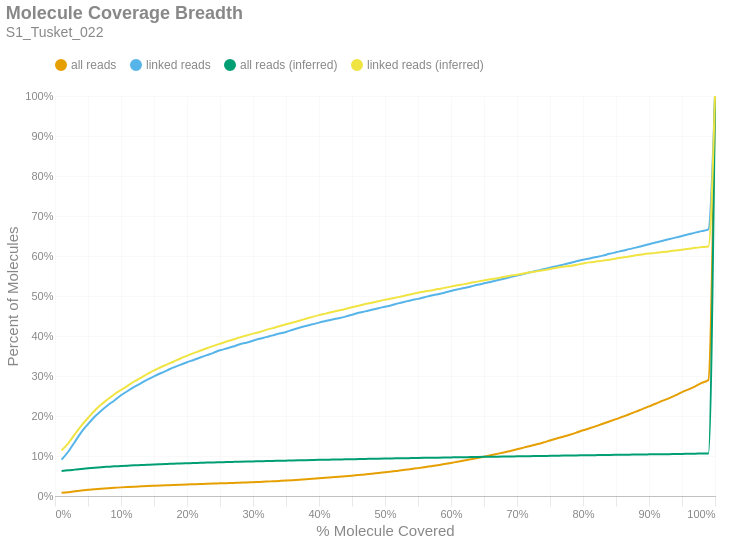

Here is the notebook cell this chart was saved with:
### Markdown cell above
### Molecule Read Coverage
This chart shows molecule coverage breadth as computed by the number of bases aligned to that molecule. In other words, "*how much of each unique long molecule is actually sequenced/aligned?*" Keep in mind there is a distinction between sequences and alignments, since some sequences belonging to a particular molecule may not align well and wouldn't appear in the alignment data. This chart also shows molecule coverage breadth as computed by the *inferred fragment* from which the aligned sequences originate. Unlike read coverage, this calculation takes into account the total insert size, including unsequenced gaps between the forward and reverse reads. Like the previous figures, these are cumulative percents.

### Code cell
if SKIPLR:
    print_html(f"Skipped")
else:
    binned_df = consolidated_hist(valids['coverage_bp'], mask, 0.01, True)
    binned_df_inf = consolidated_hist(valids['coverage_inserts'], mask, 0.01, True)
    binned_df = binned_df.with_columns(pl.lit(binned_df_inf['all reads (cumsum)']).alias('all reads (inferred)'))
    binned_df = binned_df.with_columns(pl.lit(binned_df_inf['linked reads (cumsum)']).alias('linked reads (inferred)'))
    binned_df = binned_df.with_columns(
        (pl.col('bin').cast(pl.Float64) + 0.01).alias('right_edge')
    )

    with SafeRender(binned_df):
        (
            density_plot(binned_df, 'Molecule Coverage Breadth', samplename, 'molcov', ['all reads (inferred)','linked reads (inferred)'])
            .encode(
                #x=alt.X('bin:Q', title="% Molecule Covered").axis(format = '%').scale(padding=0),
                x=alt.X('right_edge:Q', title="% Molecule Covered").axis(format='%').scale(padding=0),
                y=alt.Y('value:Q', title='Percent of Molecules')
                    .axis(format='%')
                    .stack(False)
                    .scale(domainMin=0, padding=0),
                color=alt.Color("key:N").scale(domain = ["all reads", "linked reads", "all reads (inferred)", "linked reads (inferred)"]),
                tooltip = [
                    alt.Tooltip("key:N", title = "Data Type"),
                    alt.Tooltip("range_label:N", title="% Molecule Covered"),
                    alt.Tooltip("value:Q", format = ".2%", title="% Molecules")
                ]
            )
        ).display()

### Figure 1 — Vega-Lite specification as saved in the notebook (floating-point values rounded to 4 significant figures)
{"width": "container", "height": 400, "config": {"title": {"anchor": "start", "dy": -15, "fontSize": 18, "color": "#888888", "subtitleColor": "#888888", "subtitleFontSize": 14}, "arc": {"fill": "#0072B2"}, "axis": {"domainColor": "#888888", "domainWidth": 0.5, "gridWidth": 0.2, "grid": false, "titleFontWeight": 400, "titleFontSize": 15, "labelFontSize": 11, "labelColor": "#888888", "tickColor": "#888888", "tickWidth": 0.2, "titleColor": "#888888"}, "axisBand": {"grid": false}, "axisX": {"grid": true, "tickSize": 10, "domainCap": "round"}, "axisY": {"domain": false, "grid": true, "tickSize": 0, "domainCap": "round"}, "background": "transparent", "header": {"labelFontSize": 15, "labelColor": "#888888", "titleFontSize": 15, "titleFontWeight": 600, "titleColor": "#888888"}, "legend": {"labelFont": "sans-serif", "labelFontSize": 12, "labelColor": "#888888", "symbolSize": 100, "symbolType": "circle", "titleFontSize": 12, "titlePadding": 10, "titleColor": "#888888", "title": null, "orient": "top"}, "range": {"category": ["#E69F00", "#56B4E9", "#009E73", "#F0E442", "#0072B2", "#D55E00", "#CC79A7", "#000000"], "diverging": ["#cfe8f3", "#a2d4ec", "#73bfe2", "#46abdb", "#1696d2", "#12719e"]}, "area": {"fill": "#0072B2", "fillOpacity": 0.7, "line": true, "strokeOpacity": 0.7}, "line": {"color": "#0072B2", "stroke": "#0072B2", "strokeWidth": 2}, "trail": {"color": "#0072B2", "stroke": "#0072B2", "strokeWidth": 0, "size": 1}, "point": {"filled": true, "fillOpacity": 1.0, "size": 95}, "text": {"color": "#888888", "fontSize": 11, "align": "right", "fontWeight": 400, "size": 11}, "bar": {"fill": "#0072B2", "stroke": null}, "view": {"stroke": null, "continuousWidth": 660, "continuousHeight": 400}}, "data": {"name": "data-a6bfe9f8d89e1a8ffed86767d61724df"}, "mark": {"type": "line", "interpolate": "monotone", "point": {"opacity": 0, "size": 275}}, "encoding": {"color": {"field": "key", "scale": {"domain": ["all reads", "linked reads", "all reads (inferred)", "linked reads (inferred)"]}, "type": "nominal"}, "tooltip": [{"field": "key", "title": "Data Type", "type": "nominal"}, {"field": "range_label", "title": "% Molecule Covered", "type": "nominal"}, {"field": "value", "format": ".2%", "title": "% Molecules", "type": "quantitative"}], "x": {"axis": {"format": "%"}, "field": "right_edge", "scale": {"padding": 0}, "title": "% Molecule Covered", "type": "quantitative"}, "y": {"axis": {"format": "%"}, "field": "value", "scale": {"domainMin": 0, "padding": 0}, "stack": false, "title": "Percent of Molecules", "type": "quantitative"}}, "params": [{"name": "param_c36ac31b6afebe62", "select": {"type": "point", "fields": ["key"]}, "bind": "legend"}], "title": {"text": "Molecule Coverage Breadth", "subtitle": "S1_Tusket_022"}, "transform": [{"fold": ["all reads (cumsum)", "linked reads (cumsum)", "all reads (inferred)", "linked reads (inferred)"]}, {"calculate": "replace(datum.key, ' (cumsum)', '')", "as": "key"}, {"filter": {"param": "param_c36ac31b6afebe62"}}], "usermeta": {"embedOptions": {"downloadFileName": "S1_Tusket_022.molcov"}}, "$schema": "https://vega.github.io/schema/vega-lite/v6.1.0.json", "datasets": {"data-a6bfe9f8d89e1a8ffed86767d61724df": [{"bin": "0.0", "interval": "0.0-0.01", "all reads": 0.007892, "linked reads": 0.09079, "all reads (cumsum)": 0.007892, "linked reads (cumsum)": 0.09079, "range_label": "0.0-0.01", "all reads (inferred)": 0.06262, "linked reads (inferred)": 0.1141, "right_edge": 0.01}, {"bin": "0.01", "interval": "0.01-0.02", "all reads": 0.001692, "linked reads": 0.01984, "all reads (cumsum)": 0.009584, "linked reads (cumsum)": 0.1106, "range_label": "0.01-0.02", "all reads (inferred)": 0.0641, "linked reads (inferred)": 0.1318, "right_edge": 0.02}, {"bin": "0.02", "interval": "0.02-0.03", "all reads": 0.002038, "linked reads": 0.02448, "all reads (cumsum)": 0.01162, "linked reads (cumsum)": 0.1351, "range_label": "0.02-0.03", "all reads (inferred)": 0.06594, "linked reads (inferred)": 0.1541, "right_edge": 0.03}, {"bin": "0.03", "interval": "0.03-0.04", "all reads": 0.002131, "linked reads": 0.02477, "all reads (cumsum)": 0.01375, "linked reads (cumsum)": 0.1599, "range_label": "0.03-0.04", "all reads (inferred)": 0.06773, "linked reads (inferred)": 0.1761, "right_edge": 0.04}, {"bin": "0.04", "interval": "0.04-0.05", "all reads": 0.001659, "linked reads": 0.01973, "all reads (cumsum)": 0.01541, "linked reads (cumsum)": 0.1796, "range_label": "0.04-0.05", "all reads (inferred)": 0.06929, "linked reads (inferred)": 0.1952, "right_edge": 0.05}, {"bin": "0.05", "interval": "0.05-0.06", "all reads": 0.001566, "linked reads": 0.01834, "all reads (cumsum)": 0.01698, "linked reads (cumsum)": 0.198, "range_label": "0.05-0.06", "all reads (inferred)": 0.07074, "linked reads (inferred)": 0.2131, "right_edge": 0.06}, {"bin": "0.06", "interval": "0.06-0.07", "all reads": 0.001302, "linked reads": 0.0152, "all reads (cumsum)": 0.01828, "linked reads (cumsum)": 0.2132, "range_label": "0.06-0.07", "all reads (inferred)": 0.07201, "linked reads (inferred)": 0.2285, "right_edge": 0.07}, {"bin": "0.07", "interval": "0.07-0.08", "all reads": 0.001181, "linked reads": 0.01363, "all reads (cumsum)": 0.01946, "linked reads (cumsum)": 0.2268, "range_label": "0.07-0.08", "all reads (inferred)": 0.07308, "linked reads (inferred)": 0.2417, "right_edge": 0.08}, {"bin": "0.08", "interval": "0.08-0.09", "all reads": 0.001035, "linked reads": 0.01213, "all reads (cumsum)": 0.0205, "linked reads (cumsum)": 0.2389, "range_label": "0.08-0.09", "all reads (inferred)": 0.07411, "linked reads (inferred)": 0.2545, "right_edge": 0.09}, {"bin": "0.09", "interval": "0.09-0.1", "all reads": 0.001071, "linked reads": 0.01281, "all reads (cumsum)": 0.02157, "linked reads (cumsum)": 0.2517, "range_label": "0.09-0.1", "all reads (inferred)": 0.07494, "linked reads (inferred)": 0.265, "right_edge": 0.1}, {"bin": "0.1", "interval": "0.1-0.11", "all reads": 0.0009334, "linked reads": 0.01081, "all reads (cumsum)": 0.0225, "linked reads (cumsum)": 0.2625, "range_label": "0.1-0.11", "all reads (inferred)": 0.0758, "linked reads (inferred)": 0.2755, "right_edge": 0.11}, {"bin": "0.11", "interval": "0.11-0.12", "all reads": 0.0008603, "linked reads": 0.01003, "all reads (cumsum)": 0.02336, "linked reads (cumsum)": 0.2726, "range_label": "0.11-0.12", "all reads (inferred)": 0.07668, "linked reads (inferred)": 0.2862, "right_edge": 0.12}, {"bin": "0.12", "interval": "0.12-0.13", "all reads": 0.0007956, "linked reads": 0.009207, "all reads (cumsum)": 0.02416, "linked reads (cumsum)": 0.2818, "range_label": "0.12-0.13", "all reads (inferred)": 0.07743, "linked reads (inferred)": 0.2954, "right_edge": 0.13}, {"bin": "0.13", "interval": "0.13-0.14", "all reads": 0.0007928, "linked reads": 0.0091, "all reads (cumsum)": 0.02495, "linked reads (cumsum)": 0.2909, "range_label": "0.13-0.14", "all reads (inferred)": 0.07822, "linked reads (inferred)": 0.305, "right_edge": 0.14}, {"bin": "0.14", "interval": "0.14-0.15", "all reads": 0.0006916, "linked reads": 0.008101, "all reads (cumsum)": 0.02564, "linked reads (cumsum)": 0.299, "range_label": "0.14-0.15", "all reads (inferred)": 0.07897, "linked reads (inferred)": 0.3142, "right_edge": 0.15}, {"bin": "0.15", "interval": "0.15-0.16", "all reads": 0.0006775, "linked reads": 0.007851, "all reads (cumsum)": 0.02632, "linked reads (cumsum)": 0.3068, "range_label": "0.15-0.16", "all reads (inferred)": 0.07958, "linked reads (inferred)": 0.3218, "right_edge": 0.16}, {"bin": "0.16", "interval": "0.16-0.17", "all reads": 0.0006382, "linked reads": 0.007423, "all reads (cumsum)": 0.02696, "linked reads (cumsum)": 0.3143, "range_label": "0.16-0.17", "all reads (inferred)": 0.08017, "linked reads (inferred)": 0.329, "right_edge": 0.17}, {"bin": "0.17", "interval": "0.17-0.18", "all reads": 0.0006269, "linked reads": 0.00728, "all reads (cumsum)": 0.02758, "linked reads (cumsum)": 0.3215, "range_label": "0.17-0.18", "all reads (inferred)": 0.08075, "linked reads (inferred)": 0.3362, "right_edge": 0.18}, {"bin": "0.18", "interval": "0.18-0.19", "all reads": 0.000596, "linked reads": 0.006424, "all reads (cumsum)": 0.02818, "linked reads (cumsum)": 0.328, "range_label": "0.18-0.19", "all reads (inferred)": 0.08137, "linked reads (inferred)": 0.3437, "right_edge": 0.19}, {"bin": "0.19", "interval": "0.19-0.2", "all reads": 0.0005848, "linked reads": 0.006388, "all reads (cumsum)": 0.02876, "linked reads (cumsum)": 0.3343, "range_label": "0.19-0.2", "all reads (inferred)": 0.08191, "linked reads (inferred)": 0.3505, "right_edge": 0.2}, {"bin": "0.2", "interval": "0.2-0.21", "all reads": 0.0005567, "linked reads": 0.005817, "all reads (cumsum)": 0.02932, "linked reads (cumsum)": 0.3402, "range_label": "0.2-0.21", "all reads (inferred)": 0.08246, "linked reads (inferred)": 0.3572, "right_edge": 0.21}, {"bin": "0.21", "interval": "0.21-0.22", "all reads": 0.0005567, "linked reads": 0.006031, "all reads (cumsum)": 0.02988, "linked reads (cumsum)": 0.3462, "range_label": "0.21-0.22", "all reads (inferred)": 0.08294, "linked reads (inferred)": 0.363, "right_edge": 0.22}, {"bin": "0.22", "interval": "0.22-0.23", "all reads": 0.0005538, "linked reads": 0.005853, "all reads (cumsum)": 0.03043, "linked reads (cumsum)": 0.352, "range_label": "0.22-0.23", "all reads (inferred)": 0.08346, "linked reads (inferred)": 0.3695, "right_edge": 0.23}, {"bin": "0.23", "interval": "0.23-0.24", "all reads": 0.0005707, "linked reads": 0.005888, "all reads (cumsum)": 0.031, "linked reads (cumsum)": 0.3579, "range_label": "0.23-0.24", "all reads (inferred)": 0.08394, "linked reads (inferred)": 0.3752, "right_edge": 0.24}, {"bin": "0.24", "interval": "0.24-0.25", "all reads": 0.0006016, "linked reads": 0.006316, "all reads (cumsum)": 0.0316, "linked reads (cumsum)": 0.3642, "range_label": "0.24-0.25", "all reads (inferred)": 0.08438, "linked reads (inferred)": 0.3807, "right_edge": 0.25}, {"bin": "0.25", "interval": "0.25-0.26", "all reads": 0.0005426, "linked reads": 0.004604, "all reads (cumsum)": 0.03215, "linked reads (cumsum)": 0.3689, "range_label": "0.25-0.26", "all reads (inferred)": 0.08482, "linked reads (inferred)": 0.3861, "right_edge": 0.26}, {"bin": "0.26", "interval": "0.26-0.27", "all reads": 0.0005117, "linked reads": 0.004746, "all reads (cumsum)": 0.03266, "linked reads (cumsum)": 0.3736, "range_label": "0.26-0.27", "all reads (inferred)": 0.08526, "linked reads (inferred)": 0.3913, "right_edge": 0.27}, {"bin": "0.27", "interval": "0.27-0.28", "all reads": 0.0006382, "linked reads": 0.005924, "all reads (cumsum)": 0.0333, "linked reads (cumsum)": 0.3795, "range_label": "0.27-0.28", "all reads (inferred)": 0.08568, "linked reads (inferred)": 0.3965, "right_edge": 0.28}, {"bin": "0.28", "interval": "0.28-0.29", "all reads": 0.0005032, "linked reads": 0.003783, "all reads (cumsum)": 0.0338, "linked reads (cumsum)": 0.3833, "range_label": "0.28-0.29", "all reads (inferred)": 0.08608, "linked reads (inferred)": 0.4013, "right_edge": 0.29}, {"bin": "0.29", "interval": "0.29-0.3", "all reads": 0.000745, "linked reads": 0.004889, "all reads (cumsum)": 0.03454, "linked reads (cumsum)": 0.3882, "range_label": "0.29-0.3", "all reads (inferred)": 0.08646, "linked reads (inferred)": 0.4059, "right_edge": 0.3}, {"bin": "0.3", "interval": "0.3-0.31", "all reads": 0.0006972, "linked reads": 0.004746, "all reads (cumsum)": 0.03524, "linked reads (cumsum)": 0.3929, "range_label": "0.3-0.31", "all reads (inferred)": 0.08679, "linked reads (inferred)": 0.4098, "right_edge": 0.31}, {"bin": "0.31", "interval": "0.31-0.32", "all reads": 0.0007506, "linked reads": 0.004175, "all reads (cumsum)": 0.03599, "linked reads (cumsum)": 0.3971, "range_label": "0.31-0.32", "all reads (inferred)": 0.08724, "linked reads (inferred)": 0.4154, "right_edge": 0.32}, {"bin": "0.32", "interval": "0.32-0.33", "all reads": 0.0008631, "linked reads": 0.004532, "all reads (cumsum)": 0.03685, "linked reads (cumsum)": 0.4016, "range_label": "0.32-0.33", "all reads (inferred)": 0.08761, "linked reads (inferred)": 0.4197, "right_edge": 0.33}, {"bin": "0.33", "interval": "0.33-0.34", "all reads": 0.0008631, "linked reads": 0.004425, "all reads (cumsum)": 0.03772, "linked reads (cumsum)": 0.4061, "range_label": "0.33-0.34", "all reads (inferred)": 0.08802, "linked reads (inferred)": 0.4246, "right_edge": 0.34}, {"bin": "0.34", "interval": "0.34-0.35", "all reads": 0.0009025, "linked reads": 0.003961, "all reads (cumsum)": 0.03862, "linked reads (cumsum)": 0.41, "range_label": "0.34-0.35", "all reads (inferred)": 0.08839, "linked reads (inferred)": 0.4292, "right_edge": 0.35}, {"bin": "0.35", "interval": "0.35-0.36", "all reads": 0.001046, "linked reads": 0.005424, "all reads (cumsum)": 0.03967, "linked reads (cumsum)": 0.4155, "range_label": "0.35-0.36", "all reads (inferred)": 0.08876, "linked reads (inferred)": 0.4336, "right_edge": 0.36}, {"bin": "0.36", "interval": "0.36-0.37", "all reads": 0.001125, "linked reads": 0.005175, "all reads (cumsum)": 0.04079, "linked reads (cumsum)": 0.4206, "range_label": "0.36-0.37", "all reads (inferred)": 0.08914, "linked reads (inferred)": 0.4382, "right_edge": 0.37}, {"bin": "0.37", "interval": "0.37-0.38", "all reads": 0.001049, "linked reads": 0.004461, "all reads (cumsum)": 0.04184, "linked reads (cumsum)": 0.4251, "range_label": "0.37-0.38", "all reads (inferred)": 0.08955, "linked reads (inferred)": 0.443, "right_edge": 0.38}, {"bin": "0.38", "interval": "0.38-0.39", "all reads": 0.001113, "linked reads": 0.00414, "all reads (cumsum)": 0.04295, "linked reads (cumsum)": 0.4292, "range_label": "0.38-0.39", "all reads (inferred)": 0.08994, "linked reads (inferred)": 0.4478, "right_edge": 0.39}, {"bin": "0.39", "interval": "0.39-0.4", "all reads": 0.00124, "linked reads": 0.004247, "all reads (cumsum)": 0.04419, "linked reads (cumsum)": 0.4335, "range_label": "0.39-0.4", "all reads (inferred)": 0.09032, "linked reads (inferred)": 0.4523, "right_edge": 0.4}, {"bin": "0.4", "interval": "0.4-0.41", "all reads": 0.001161, "linked reads": 0.00389, "all reads (cumsum)": 0.04535, "linked reads (cumsum)": 0.4374, "range_label": "0.4-0.41", "all reads (inferred)": 0.09064, "linked reads (inferred)": 0.456, "right_edge": 0.41}, {"bin": "0.41", "interval": "0.41-0.42", "all reads": 0.001271, "linked reads": 0.00389, "all reads (cumsum)": 0.04662, "linked reads (cumsum)": 0.4413, "range_label": "0.41-0.42", "all reads (inferred)": 0.09098, "linked reads (inferred)": 0.4601, "right_edge": 0.42}, {"bin": "0.42", "interval": "0.42-0.43", "all reads": 0.001361, "linked reads": 0.003319, "all reads (cumsum)": 0.04799, "linked reads (cumsum)": 0.4446, "range_label": "0.42-0.43", "all reads (inferred)": 0.09129, "linked reads (inferred)": 0.4638, "right_edge": 0.43}, {"bin": "0.43", "interval": "0.43-0.44", "all reads": 0.001423, "linked reads": 0.003783, "all reads (cumsum)": 0.04941, "linked reads (cumsum)": 0.4484, "range_label": "0.43-0.44", "all reads (inferred)": 0.0916, "linked reads (inferred)": 0.4675, "right_edge": 0.44}, {"bin": "0.44", "interval": "0.44-0.45", "all reads": 0.001498, "linked reads": 0.004711, "all reads (cumsum)": 0.05091, "linked reads (cumsum)": 0.4531, "range_label": "0.44-0.45", "all reads (inferred)": 0.09197, "linked reads (inferred)": 0.4717, "right_edge": 0.45}, {"bin": "0.45", "interval": "0.45-0.46", "all reads": 0.0016, "linked reads": 0.004853, "all reads (cumsum)": 0.05251, "linked reads (cumsum)": 0.4579, "range_label": "0.45-0.46", "all reads (inferred)": 0.09231, "linked reads (inferred)": 0.4757, "right_edge": 0.46}, {"bin": "0.46", "interval": "0.46-0.47", "all reads": 0.001518, "linked reads": 0.00364, "all reads (cumsum)": 0.05402, "linked reads (cumsum)": 0.4616, "range_label": "0.46-0.47", "all reads (inferred)": 0.09267, "linked reads (inferred)": 0.4799, "right_edge": 0.47}, {"bin": "0.47", "interval": "0.47-0.48", "all reads": 0.001608, "linked reads": 0.003997, "all reads (cumsum)": 0.05563, "linked reads (cumsum)": 0.4656, "range_label": "0.47-0.48", "all reads (inferred)": 0.09297, "linked reads (inferred)": 0.4833, "right_edge": 0.48}, {"bin": "0.48", "interval": "0.48-0.49", "all reads": 0.001864, "linked reads": 0.004033, "all reads (cumsum)": 0.0575, "linked reads (cumsum)": 0.4696, "range_label": "0.48-0.49", "all reads (inferred)": 0.0933, "linked reads (inferred)": 0.4871, "right_edge": 0.49}, {"bin": "0.49", "interval": "0.49-0.5", "all reads": 0.001785, "linked reads": 0.003604, "all reads (cumsum)": 0.05928, "linked reads (cumsum)": 0.4732, "range_label": "0.49-0.5", "all reads (inferred)": 0.0936, "linked reads (inferred)": 0.4905, "right_edge": 0.5}, {"bin": "0.5", "interval": "0.5-0.51", "all reads": 0.001802, "linked reads": 0.00389, "all reads (cumsum)": 0.06108, "linked reads (cumsum)": 0.4771, "range_label": "0.5-0.51", "all reads (inferred)": 0.09387, "linked reads (inferred)": 0.4937, "right_edge": 0.51}, {"bin": "0.51", "interval": "0.51-0.52", "all reads": 0.002182, "linked reads": 0.004461, "all reads (cumsum)": 0.06327, "linked reads (cumsum)": 0.4816, "range_label": "0.51-0.52", "all reads (inferred)": 0.09418, "linked reads (inferred)": 0.4972, "right_edge": 0.52}, {"bin": "0.52", "interval": "0.52-0.53", "all reads": 0.002083, "linked reads": 0.004104, "all reads (cumsum)": 0.06535, "linked reads (cumsum)": 0.4857, "range_label": "0.52-0.53", "all reads (inferred)": 0.0945, "linked reads (inferred)": 0.5009, "right_edge": 0.53}, {"bin": "0.53", "interval": "0.53-0.54", "all reads": 0.002241, "linked reads": 0.003925, "all reads (cumsum)": 0.06759, "linked reads (cumsum)": 0.4896, "range_label": "0.53-0.54", "all reads (inferred)": 0.0948, "linked reads (inferred)": 0.5043, "right_edge": 0.54}, {"bin": "0.54", "interval": "0.54-0.55", "all reads": 0.002109, "linked reads": 0.003176, "all reads (cumsum)": 0.0697, "linked reads (cumsum)": 0.4928, "range_label": "0.54-0.55", "all reads (inferred)": 0.09514, "linked reads (inferred)": 0.5081, "right_edge": 0.55}, {"bin": "0.55", "interval": "0.55-0.56", "all reads": 0.002373, "linked reads": 0.004211, "all reads (cumsum)": 0.07207, "linked reads (cumsum)": 0.497, "range_label": "0.55-0.56", "all reads (inferred)": 0.09541, "linked reads (inferred)": 0.5112, "right_edge": 0.56}, {"bin": "0.56", "interval": "0.56-0.57", "all reads": 0.002482, "linked reads": 0.004211, "all reads (cumsum)": 0.07455, "linked reads (cumsum)": 0.5012, "range_label": "0.56-0.57", "all reads (inferred)": 0.09565, "linked reads (inferred)": 0.514, "right_edge": 0.57}, {"bin": "0.57", "interval": "0.57-0.58", "all reads": 0.002432, "linked reads": 0.00314, "all reads (cumsum)": 0.07698, "linked reads (cumsum)": 0.5043, "range_label": "0.57-0.58", "all reads (inferred)": 0.09594, "linked reads (inferred)": 0.5173, "right_edge": 0.58}, {"bin": "0.58", "interval": "0.58-0.59", "all reads": 0.002783, "linked reads": 0.003783, "all reads (cumsum)": 0.07977, "linked reads (cumsum)": 0.5081, "range_label": "0.58-0.59", "all reads (inferred)": 0.09621, "linked reads (inferred)": 0.5203, "right_edge": 0.59}, {"bin": "0.59", "interval": "0.59-0.6", "all reads": 0.002974, "linked reads": 0.004568, "all reads (cumsum)": 0.08274, "linked reads (cumsum)": 0.5127, "range_label": "0.59-0.6", "all reads (inferred)": 0.09648, "linked reads (inferred)": 0.5234, "right_edge": 0.6}, {"bin": "0.6", "interval": "0.6-0.61", "all reads": 0.002845, "linked reads": 0.00389, "all reads (cumsum)": 0.08559, "linked reads (cumsum)": 0.5166, "range_label": "0.6-0.61", "all reads (inferred)": 0.09678, "linked reads (inferred)": 0.5269, "right_edge": 0.61}, {"bin": "0.61", "interval": "0.61-0.62", "all reads": 0.003073, "linked reads": 0.003604, "all reads (cumsum)": 0.08866, "linked reads (cumsum)": 0.5202, "range_label": "0.61-0.62", "all reads (inferred)": 0.09703, "linked reads (inferred)": 0.5297, "right_edge": 0.62}, {"bin": "0.62", "interval": "0.62-0.63", "all reads": 0.003005, "linked reads": 0.003533, "all reads (cumsum)": 0.09167, "linked reads (cumsum)": 0.5237, "range_label": "0.62-0.63", "all reads (inferred)": 0.09733, "linked reads (inferred)": 0.533, "right_edge": 0.63}, {"bin": "0.63", "interval": "0.63-0.64", "all reads": 0.003317, "linked reads": 0.004389, "all reads (cumsum)": 0.09498, "linked reads (cumsum)": 0.5281, "range_label": "0.63-0.64", "all reads (inferred)": 0.09758, "linked reads (inferred)": 0.5359, "right_edge": 0.64}, {"bin": "0.64", "interval": "0.64-0.65", "all reads": 0.003275, "linked reads": 0.003604, "all reads (cumsum)": 0.09826, "linked reads (cumsum)": 0.5317, "range_label": "0.64-0.65", "all reads (inferred)": 0.09784, "linked reads (inferred)": 0.539, "right_edge": 0.65}, {"bin": "0.65", "interval": "0.65-0.66", "all reads": 0.003436, "linked reads": 0.003426, "all reads (cumsum)": 0.1017, "linked reads (cumsum)": 0.5351, "range_label": "0.65-0.66", "all reads (inferred)": 0.0981, "linked reads (inferred)": 0.542, "right_edge": 0.66}, {"bin": "0.66", "interval": "0.66-0.67", "all reads": 0.003632, "linked reads": 0.00414, "all reads (cumsum)": 0.1053, "linked reads (cumsum)": 0.5393, "range_label": "0.66-0.67", "all reads (inferred)": 0.09832, "linked reads (inferred)": 0.5445, "right_edge": 0.67}, {"bin": "0.67", "interval": "0.67-0.68", "all reads": 0.00366, "linked reads": 0.00389, "all reads (cumsum)": 0.109, "linked reads (cumsum)": 0.5431, "range_label": "0.67-0.68", "all reads (inferred)": 0.09859, "linked reads (inferred)": 0.5476, "right_edge": 0.68}, {"bin": "0.68", "interval": "0.68-0.69", "all reads": 0.003697, "linked reads": 0.004104, "all reads (cumsum)": 0.1127, "linked reads (cumsum)": 0.5472, "range_label": "0.68-0.69", "all reads (inferred)": 0.09889, "linked reads (inferred)": 0.5509, "right_edge": 0.69}, {"bin": "0.69", "interval": "0.69-0.7", "all reads": 0.004006, "linked reads": 0.003854, "all reads (cumsum)": 0.1167, "linked reads (cumsum)": 0.5511, "range_label": "0.69-0.7", "all reads (inferred)": 0.09913, "linked reads (inferred)": 0.5534, "right_edge": 0.7}, {"bin": "0.7", "interval": "0.7-0.71", "all reads": 0.004251, "linked reads": 0.004175, "all reads (cumsum)": 0.1209, "linked reads (cumsum)": 0.5553, "range_label": "0.7-0.71", "all reads (inferred)": 0.0994, "linked reads (inferred)": 0.5565, "right_edge": 0.71}, {"bin": "0.71", "interval": "0.71-0.72", "all reads": 0.004248, "linked reads": 0.004282, "all reads (cumsum)": 0.1252, "linked reads (cumsum)": 0.5596, "range_label": "0.71-0.72", "all reads (inferred)": 0.09964, "linked reads (inferred)": 0.5591, "right_edge": 0.72}, {"bin": "0.72", "interval": "0.72-0.73", "all reads": 0.004169, "linked reads": 0.003426, "all reads (cumsum)": 0.1294, "linked reads (cumsum)": 0.563, "range_label": "0.72-0.73", "all reads (inferred)": 0.09988, "linked reads (inferred)": 0.5617, "right_edge": 0.73}, {"bin": "0.73", "interval": "0.73-0.74", "all reads": 0.004535, "linked reads": 0.003961, "all reads (cumsum)": 0.1339, "linked reads (cumsum)": 0.5669, "range_label": "0.73-0.74", "all reads (inferred)": 0.1001, "linked reads (inferred)": 0.5645, "right_edge": 0.74}, {"bin": "0.74", "interval": "0.74-0.75", "all reads": 0.004954, "linked reads": 0.003997, "all reads (cumsum)": 0.1388, "linked reads (cumsum)": 0.5709, "range_label": "0.74-0.75", "all reads (inferred)": 0.1004, "linked reads (inferred)": 0.5675, "right_edge": 0.75}, {"bin": "0.75", "interval": "0.75-0.76", "all reads": 0.00476, "linked reads": 0.003676, "all reads (cumsum)": 0.1436, "linked reads (cumsum)": 0.5746, "range_label": "0.75-0.76", "all reads (inferred)": 0.1007, "linked reads (inferred)": 0.5706, "right_edge": 0.76}, {"bin": "0.76", "interval": "0.76-0.77", "all reads": 0.004726, "linked reads": 0.003783, "all reads (cumsum)": 0.1483, "linked reads (cumsum)": 0.5784, "range_label": "0.76-0.77", "all reads (inferred)": 0.1009, "linked reads (inferred)": 0.5733, "right_edge": 0.77}, {"bin": "0.77", "interval": "0.77-0.78", "all reads": 0.004869, "linked reads": 0.004068, "all reads (cumsum)": 0.1532, "linked reads (cumsum)": 0.5825, "range_label": "0.77-0.78", "all reads (inferred)": 0.1011, "linked reads (inferred)": 0.5752, "right_edge": 0.78}, {"bin": "0.78", "interval": "0.78-0.79", "all reads": 0.005328, "linked reads": 0.004461, "all reads (cumsum)": 0.1585, "linked reads (cumsum)": 0.5869, "range_label": "0.78-0.79", "all reads (inferred)": 0.1014, "linked reads (inferred)": 0.578, "right_edge": 0.79}, {"bin": "0.79", "interval": "0.79-0.8", "all reads": 0.005668, "linked reads": 0.003711, "all reads (cumsum)": 0.1642, "linked reads (cumsum)": 0.5906, "range_label": "0.79-0.8", "all reads (inferred)": 0.1017, "linked reads (inferred)": 0.5812, "right_edge": 0.8}, {"bin": "0.8", "interval": "0.8-0.81", "all reads": 0.00515, "linked reads": 0.003176, "all reads (cumsum)": 0.1693, "linked reads (cumsum)": 0.5938, "range_label": "0.8-0.81", "all reads (inferred)": 0.102, "linked reads (inferred)": 0.5841, "right_edge": 0.81}, {"bin": "0.81", "interval": "0.81-0.82", "all reads": 0.005451, "linked reads": 0.003497, "all reads (cumsum)": 0.1748, "linked reads (cumsum)": 0.5973, "range_label": "0.81-0.82", "all reads (inferred)": 0.1022, "linked reads (inferred)": 0.5861, "right_edge": 0.82}, {"bin": "0.82", "interval": "0.82-0.83", "all reads": 0.005673, "linked reads": 0.003676, "all reads (cumsum)": 0.1805, "linked reads (cumsum)": 0.601, "range_label": "0.82-0.83", "all reads (inferred)": 0.1024, "linked reads (inferred)": 0.5884, "right_edge": 0.83}, {"bin": "0.83", "interval": "0.83-0.84", "all reads": 0.005867, "linked reads": 0.004461, "all reads (cumsum)": 0.1863, "linked reads (cumsum)": 0.6055, "range_label": "0.83-0.84", "all reads (inferred)": 0.1026, "linked reads (inferred)": 0.5908, "right_edge": 0.84}, {"bin": "0.84", "interval": "0.84-0.85", "all reads": 0.005758, "linked reads": 0.00389, "all reads (cumsum)": 0.1921, "linked reads (cumsum)": 0.6093, "range_label": "0.84-0.85", "all reads (inferred)": 0.1029, "linked reads (inferred)": 0.5935, "right_edge": 0.85}, {"bin": "0.85", "interval": "0.85-0.86", "all reads": 0.006112, "linked reads": 0.003747, "all reads (cumsum)": 0.1982, "linked reads (cumsum)": 0.6131, "range_label": "0.85-0.86", "all reads (inferred)": 0.1031, "linked reads (inferred)": 0.5965, "right_edge": 0.86}, {"bin": "0.86", "interval": "0.86-0.87", "all reads": 0.006073, "linked reads": 0.004104, "all reads (cumsum)": 0.2043, "linked reads (cumsum)": 0.6172, "range_label": "0.86-0.87", "all reads (inferred)": 0.1034, "linked reads (inferred)": 0.5988, "right_edge": 0.87}, {"bin": "0.87", "interval": "0.87-0.88", "all reads": 0.006646, "linked reads": 0.003747, "all reads (cumsum)": 0.2109, "linked reads (cumsum)": 0.6209, "range_label": "0.87-0.88", "all reads (inferred)": 0.1036, "linked reads (inferred)": 0.6016, "right_edge": 0.88}, {"bin": "0.88", "interval": "0.88-0.89", "all reads": 0.006309, "linked reads": 0.004104, "all reads (cumsum)": 0.2172, "linked reads (cumsum)": 0.625, "range_label": "0.88-0.89", "all reads (inferred)": 0.1039, "linked reads (inferred)": 0.6039, "right_edge": 0.89}, {"bin": "0.89", "interval": "0.89-0.9", "all reads": 0.006882, "linked reads": 0.004461, "all reads (cumsum)": 0.2241, "linked reads (cumsum)": 0.6295, "range_label": "0.89-0.9", "all reads (inferred)": 0.1041, "linked reads (inferred)": 0.606, "right_edge": 0.9}, {"bin": "0.9", "interval": "0.9-0.91", "all reads": 0.0065, "linked reads": 0.004211, "all reads (cumsum)": 0.2306, "linked reads (cumsum)": 0.6337, "range_label": "0.9-0.91", "all reads (inferred)": 0.1043, "linked reads (inferred)": 0.6078, "right_edge": 0.91}, {"bin": "0.91", "interval": "0.91-0.92", "all reads": 0.007253, "linked reads": 0.003854, "all reads (cumsum)": 0.2379, "linked reads (cumsum)": 0.6376, "range_label": "0.91-0.92", "all reads (inferred)": 0.1045, "linked reads (inferred)": 0.61, "right_edge": 0.92}, {"bin": "0.92", "interval": "0.92-0.93", "all reads": 0.006362, "linked reads": 0.004318, "all reads (cumsum)": 0.2442, "linked reads (cumsum)": 0.6419, "range_label": "0.92-0.93", "all reads (inferred)": 0.1047, "linked reads (inferred)": 0.6114, "right_edge": 0.93}, {"bin": "0.93", "interval": "0.93-0.94", "all reads": 0.007279, "linked reads": 0.003997, "all reads (cumsum)": 0.2515, "linked reads (cumsum)": 0.6459, "range_label": "0.93-0.94", "all reads (inferred)": 0.1049, "linked reads (inferred)": 0.6135, "right_edge": 0.94}, {"bin": "0.94", "interval": "0.94-0.95", "all reads": 0.008206, "linked reads": 0.004211, "all reads (cumsum)": 0.2597, "linked reads (cumsum)": 0.6501, "range_label": "0.94-0.95", "all reads (inferred)": 0.1052, "linked reads (inferred)": 0.6156, "right_edge": 0.95}, {"bin": "0.95", "interval": "0.95-0.96", "all reads": 0.006736, "linked reads": 0.00414, "all reads (cumsum)": 0.2665, "linked reads (cumsum)": 0.6542, "range_label": "0.95-0.96", "all reads (inferred)": 0.1056, "linked reads (inferred)": 0.6179, "right_edge": 0.96}, {"bin": "0.96", "interval": "0.96-0.97", "all reads": 0.007802, "linked reads": 0.004175, "all reads (cumsum)": 0.2743, "linked reads (cumsum)": 0.6584, "range_label": "0.96-0.97", "all reads (inferred)": 0.1059, "linked reads (inferred)": 0.6204, "right_edge": 0.97}, {"bin": "0.97", "interval": "0.97-0.98", "all reads": 0.008434, "linked reads": 0.003747, "all reads (cumsum)": 0.2827, "linked reads (cumsum)": 0.6622, "range_label": "0.97-0.98", "all reads (inferred)": 0.1061, "linked reads (inferred)": 0.6223, "right_edge": 0.98}, {"bin": "0.98", "interval": "0.98-0.99", "all reads": 0.007504, "linked reads": 0.004604, "all reads (cumsum)": 0.2902, "linked reads (cumsum)": 0.6668, "range_label": "0.98-0.99", "all reads (inferred)": 0.1065, "linked reads (inferred)": 0.6238, "right_edge": 0.99}, {"bin": "0.99", "interval": "0.99-1.0", "all reads": 0.7098, "linked reads": 0.3332, "all reads (cumsum)": 1.0, "linked reads (cumsum)": 1.0, "range_label": "0.99-1.0", "all reads (inferred)": 1.0, "linked reads (inferred)": 1.0, "right_edge": 1.0}]}}
